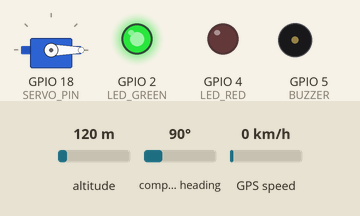
Bench run of a sketch on a simulated ESP32. Shown: servo, output pins drawn as LEDs (lit = HIGH), buzzer (waves = sounding, pin HIGH). The inputs (shaded band) are chosen by the test bench; at power-on: altitude 120 m, compass heading 90°, GPS speed 0 km/h. WiFi joins after 1.5 s; servers stay silent unless stated; the GPS gets a fix after 3 s at 37.7749, -122.4194 with 8 satellites; no MQTT or app messages arrive unless stated; what the sketch prints to the serial monitor is not drawn.

Above: at 3.9 s.
Timing chart, 0 to 6.9 s (numbered marks = the images above):
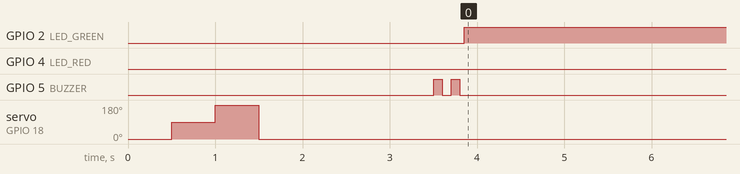

Measured:
- by itself, GPIO 2 (LED_GREEN): HIGH → LOW at 10.0 s
- by itself, GPIO 4 (LED_RED): LOW → HIGH at 10.0 s
- by itself, GPIO 5 (BUZZER): goes LOW 0.10 s, HIGH 0.10 s, LOW 6.7 s, 29 × (HIGH 0.50 s, LOW 0.50 s), then HIGH
- by itself, servo on GPIO 18 (SERVO_PIN): 0° → 90° at 0.50 s, → 180° 0.50 s later, → 0° 0.50 s later, → 180° 8.5 s later

The sketch:

arduino_code.ino
```cpp
#include <WiFi.h>
#include <WiFiClientSecure.h>
#include <PubSubClient.h>
#include <ArduinoJson.h>
#include <TinyGPSPlus.h>
#include <HardwareSerial.h>
#include <ESP32Servo.h>

// ── WiFi ──────────────────────────────────────────────
const char* ssid     = "Ezza iPhone";
const char* password = "ezza1235";

// ── Azure IoT Hub ─────────────────────────────────────
const char* iotHubHost = "gps-tracker-hub.azure-devices.net";
const char* deviceId   = "gps-tracker-1";
const char* sasToken   = "SharedAccessSignature sr=gps-tracker-hub.azure-devices.net%2Fdevices%2Fgps-tracker-1&sig=RdOYFmF0NXzpPJRhgxOZazWkdxbFmF3XAvG%2FhVfSTr4%3D&se=1809528554";
const char* mqttTopic  = "devices/gps-tracker-1/messages/events/";

// ── Pin Definitions ───────────────────────────────────
#define LED_GREEN  2
#define LED_RED    4
#define BUZZER     5
#define SERVO_PIN  18

// ── Objects ───────────────────────────────────────────
HardwareSerial gpsSerial(2);
TinyGPSPlus gps;
WiFiClientSecure net;
PubSubClient mqtt(net);
Servo statusServo;

unsigned long lastSend = 0;
bool alertActive = false;

// ─────────────────────────────────────────────────────
void connectWiFi() {
  WiFi.begin(ssid, password);
  Serial.print("Connecting to WiFi");
  while (WiFi.status() != WL_CONNECTED) {
    delay(500);
    Serial.print(".");
  }
  Serial.println("\nWiFi Connected: " + WiFi.localIP().toString());
  // WiFi connected indicator — short double beep
  digitalWrite(BUZZER, HIGH); delay(100);
  digitalWrite(BUZZER, LOW);  delay(100);
  digitalWrite(BUZZER, HIGH); delay(100);
  digitalWrite(BUZZER, LOW);
}

void connectMQTT() {
  mqtt.setServer(iotHubHost, 8883);
  String clientId = String(deviceId);
  String username = String(iotHubHost) + "/" + deviceId + "/?api-version=2021-04-12";

  Serial.print("Connecting to IoT Hub");
  while (!mqtt.connected()) {
    if (mqtt.connect(clientId.c_str(), username.c_str(), sasToken)) {
      Serial.println("\nIoT Hub Connected!");
      // IoT Hub connected — green LED on
      digitalWrite(LED_GREEN, HIGH);
      digitalWrite(LED_RED, LOW);
      statusServo.write(0); // normal position
    } else {
      Serial.print(".");
      delay(3000);
    }
  }
}

void setNormalState() {
  digitalWrite(LED_GREEN, HIGH);
  digitalWrite(LED_RED, LOW);
  digitalWrite(BUZZER, LOW);
  statusServo.write(0);   // 0° = normal
  alertActive = false;
}

void setAlertState() {
  digitalWrite(LED_GREEN, LOW);
  digitalWrite(LED_RED, HIGH);
  digitalWrite(BUZZER, HIGH);
  statusServo.write(180); // 180° = alert
  alertActive = true;
}

void sendToAzure(float lat, float lng, float speed, int sats) {
  StaticJsonDocument<256> doc;
  doc["deviceId"]   = deviceId;
  doc["lat"]        = lat;
  doc["lng"]        = lng;
  doc["speed"]      = speed;
  doc["satellites"] = sats;
  doc["alert"]      = alertActive;

  char payload[256];
  serializeJson(doc, payload);

  if (mqtt.publish(mqttTopic, payload)) {
    Serial.printf("✓ Sent: %s\n", payload);
  } else {
    Serial.println("✗ Publish failed — reconnecting");
    connectMQTT();
  }
}

// ─────────────────────────────────────────────────────
void setup() {
  Serial.begin(115200);
  gpsSerial.begin(9600, SERIAL_8N1, 16, 17);

  // Init pins
  pinMode(LED_GREEN, OUTPUT);
  pinMode(LED_RED,   OUTPUT);
  pinMode(BUZZER,    OUTPUT);
  statusServo.attach(SERVO_PIN);

  // Startup sequence — all off
  digitalWrite(LED_GREEN, LOW);
  digitalWrite(LED_RED,   LOW);
  digitalWrite(BUZZER,    LOW);
  statusServo.write(0);

  // Startup indicator — sweep servo once
  Serial.println("System starting...");
  statusServo.write(0);   delay(500);
  statusServo.write(90);  delay(500);
  statusServo.write(180); delay(500);
  statusServo.write(0);   delay(500);

  connectWiFi();
  net.setInsecure();
  connectMQTT();

  Serial.println("Waiting for GPS fix...");
  digitalWrite(LED_GREEN, HIGH); // green = searching for GPS
}

void loop() {
  // Feed GPS
  while (gpsSerial.available())
    gps.encode(gpsSerial.read());

  // Keep MQTT alive
  if (!mqtt.connected()) {
    digitalWrite(LED_GREEN, LOW);
    digitalWrite(LED_RED, HIGH); // red = disconnected
    connectMQTT();
  }
  mqtt.loop();

  // Send every 10 seconds
  if (millis() - lastSend > 10000) {
    lastSend = millis();

    if (gps.location.isValid()) {
      float speed = gps.speed.kmph();
      float lat   = gps.location.lat();
      float lng   = gps.location.lng();
      int   sats  = gps.satellites.value();

      // Alert if speed > 50 km/h (customize this threshold)
      if (speed >= 0.0) {
        setAlertState();
        Serial.println("⚠ ALERT: High speed detected!");
      } else {
        setNormalState();
      }

      sendToAzure(lat, lng, speed, sats);

    } else {
      Serial.printf("Waiting for GPS fix... Sats: %d\n",
                    gps.satellites.value());
    }
  }

  // Buzzer pulse — don't leave it on solid, pulse it every 500ms
  if (alertActive) {
    static unsigned long lastBeep = 0;
    if (millis() - lastBeep > 500) {
      digitalWrite(BUZZER, !digitalRead(BUZZER)); // toggle
      lastBeep = millis();
    }
  }
}
```
